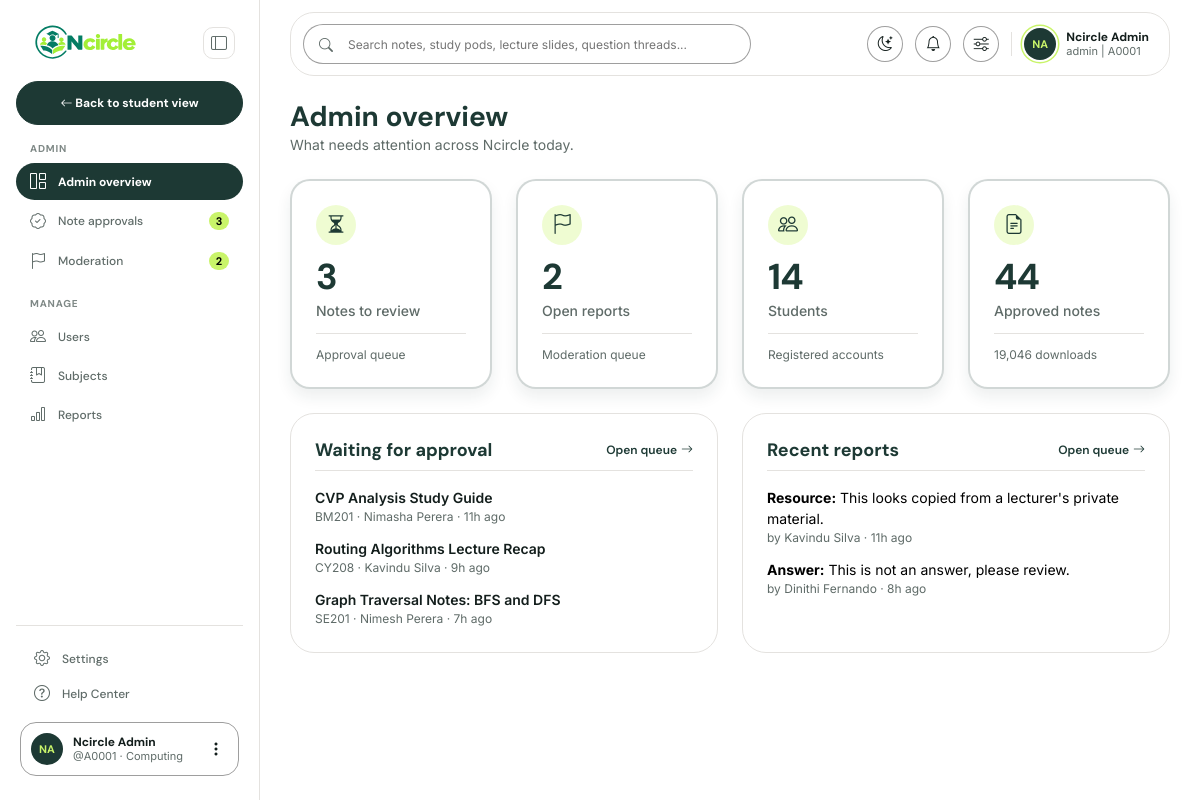
The page /admin (signed in) on the database its author committed.
### tables this page shows
CREATE TABLE users (
    id INT UNSIGNED AUTO_INCREMENT PRIMARY KEY,
    name VARCHAR(100) NOT NULL,
    username VARCHAR(60) NOT NULL UNIQUE,
    student_id VARCHAR(20) NOT NULL UNIQUE,
    email VARCHAR(120) NOT NULL UNIQUE,
    faculty VARCHAR(30) NOT NULL,
    academic_year TINYINT UNSIGNED NOT NULL DEFAULT 1,
    bio VARCHAR(500) NULL,
    avatar VARCHAR(80) NULL,
    skills VARCHAR(255) NULL,
    open_to_help TINYINT(1) NOT NULL DEFAULT 1,
    listed_in_directory TINYINT(1) NOT NULL DEFAULT 1,
    password_hash VARCHAR(255) NOT NULL,
    role ENUM('student','admin') NOT NULL DEFAULT 'student',
    status ENUM('active','blocked') NOT NULL DEFAULT 'active',
    weekly_goal_minutes SMALLINT UNSIGNED NOT NULL DEFAULT 600,
    email_verified_at DATETIME NULL,
    last_seen_at DATETIME NULL,
    created_at DATETIME NOT NULL DEFAULT CURRENT_TIMESTAMP
);

CREATE TABLE resources (
    id INT UNSIGNED AUTO_INCREMENT PRIMARY KEY,
    user_id INT UNSIGNED NOT NULL,
    subject_id INT UNSIGNED NOT NULL,
    category_id INT UNSIGNED NOT NULL,
    title VARCHAR(160) NOT NULL,
    description TEXT NOT NULL,
    file_path VARCHAR(255) NOT NULL,
    original_name VARCHAR(255) NOT NULL,
    file_type VARCHAR(10) NOT NULL,
    file_size INT UNSIGNED NOT NULL DEFAULT 0,
    pages SMALLINT UNSIGNED NULL,
    status ENUM('pending','approved','rejected') NOT NULL DEFAULT 'pending',
    reject_reason VARCHAR(255) NULL,
    downloads_count INT UNSIGNED NOT NULL DEFAULT 0,
    reviewed_by INT UNSIGNED NULL,
    reviewed_at DATETIME NULL,
    created_at DATETIME NOT NULL DEFAULT CURRENT_TIMESTAMP,
    FOREIGN KEY (user_id) REFERENCES users(id) ON DELETE CASCADE,
    FOREIGN KEY (subject_id) REFERENCES subjects(id),
    FOREIGN KEY (category_id) REFERENCES categories(id),
    FOREIGN KEY (reviewed_by) REFERENCES users(id) ON DELETE SET NULL,
    INDEX idx_resources_status (status, created_at),
    FULLTEXT INDEX ft_resources (title, description)
);

CREATE TABLE subjects (
    id INT UNSIGNED AUTO_INCREMENT PRIMARY KEY,
    code VARCHAR(12) NOT NULL UNIQUE,
    name VARCHAR(100) NOT NULL,
    faculty VARCHAR(30) NOT NULL,
    year TINYINT UNSIGNED NOT NULL DEFAULT 1,
    is_active TINYINT(1) NOT NULL DEFAULT 1
);

CREATE TABLE reports (
    id INT UNSIGNED AUTO_INCREMENT PRIMARY KEY,
    reporter_id INT UNSIGNED NOT NULL,
    target_type ENUM('resource','question','answer','comment','help_request','group_post') NOT NULL,
    target_id INT UNSIGNED NOT NULL,
    reason VARCHAR(255) NOT NULL,
    status ENUM('open','resolved','dismissed') NOT NULL DEFAULT 'open',
    resolved_by INT UNSIGNED NULL,
    resolved_at DATETIME NULL,
    created_at DATETIME NOT NULL DEFAULT CURRENT_TIMESTAMP,
    FOREIGN KEY (reporter_id) REFERENCES users(id) ON DELETE CASCADE,
    FOREIGN KEY (resolved_by) REFERENCES users(id) ON DELETE SET NULL,
    UNIQUE KEY uniq_report (reporter_id, target_type, target_id)
);

### views/admin/dashboard.php (the view, shortened to what the rows shown need)
<?= component("page-header", ["title" => "Admin overview", "subtitle" => "What needs attention across Ncircle today."]) ?>
<div class="dash-split">
    <section class="sc-panel sc-panel--tight" aria-labelledby="queue-title">
        <header class="sc-panel__head">
            <h2 class="sc-panel__title" id="queue-title">Waiting for approval</h2>
        </header>
        <?php if ($pending): ?>
            <ul class="admin-list">
                <?php foreach ($pending as $note): ?>
                    <li><a href="<?= e(url("/resources/" . (int) $note["id"])) ?>"><?= e($note["title"]) ?></a><span><?= e($note["subject"]) ?> &middot; <?= e($note["uploader"]) ?> &middot; <?= e(time_ago($note["created_at"])) ?></span></li>
                <?php endforeach; ?>
            </ul>
        <?php else: ?>
            <?= component("empty-state", ["icon" => "check2-circle", "title" => "Queue is clear"]) ?>
        <?php endif; ?>
    </section>
    <section class="sc-panel sc-panel--tight" aria-labelledby="flags-title">
        <header class="sc-panel__head">
            <h2 class="sc-panel__title" id="flags-title">Recent reports</h2>
        </header>
        <?php if ($reports): ?>
            <ul class="admin-list">
                <?php foreach ($reports as $report): ?>
                    <li><strong><?= e(ucfirst(str_replace("_", " ", $report["target_type"]))) ?>:</strong> <?= e(mb_strimwidth($report["reason"], 0, 80, "…")) ?><span>by <?= e($report["reporter"]) ?> &middot; <?= e(time_ago($report["created_at"])) ?></span></li>
                <?php endforeach; ?>
            </ul>
        <?php else: ?>
            <?= component("empty-state", ["icon" => "check2-circle", "title" => "No open reports"]) ?>
        <?php endif; ?>
    </section>
</div>

### views/partials/sidebar.php (shortened to what the rows shown need)
<?php
$user = Auth::user();
?>
<aside class="sc-sidebar offcanvas-lg offcanvas-start" tabindex="-1" id="scSidebar" aria-label="Main menu">
    <div class="sc-sidebar__inner">
        <div class="sc-sidebar__foot">
            <div class="sc-user-widget">
                <a class="sc-user-widget__text" href="<?= e(url("/profile")) ?>">
                    <strong><?= e($user["name"]) ?></strong>
                    <small>@<?= e($user["student_id"]) ?> &middot; <?= e($user["faculty"]) ?></small>
                </a>
            </div>
        </div>
    </div>
</aside>

### views/partials/navbar-app.php (shortened to what the rows shown need)
<?php
$user = Auth::user();
?>
<header class="sc-topbar-wrap">
    <div class="sc-topbar">
        <div class="sc-topbar__actions">
            <a class="sc-topbar__profile" href="<?= e(url("/profile")) ?>">
                <span class="sc-topbar__who">
                    <strong><?= e($user["name"]) ?></strong>
                    <small><?= e($user["username"]) ?> | <?= e($user["student_id"]) ?></small>
                </span>
            </a>
        </div>
    </div>
</header>

### rows shown on the page
users: name "Ncircle Admin", student "A0001", faculty "Computing", username "admin"
resources: title "CVP Analysis Study Guide", subject.code "BM201", user.name "Nimasha Perera", created_at "11h ago"
resources: title "Routing Algorithms Lecture Recap", subject.code "CY208", user.name "Kavindu Silva", created_at "9h ago"
resources: title "Graph Traversal Notes: BFS and DFS", subject.code "SE201", user.name "Nimesh Perera", created_at "7h ago"
reports: target_type "Resource", reason "This looks copied from a lecturer's private material.", reporter.name "Kavindu Silva", created_at "11h ago"
reports: target_type "Answer", reason "This is not an answer, please review.", reporter.name "Dinithi Fernando", created_at "8h ago"

### other values the page prints
$inner "Back to student view"
$heading "ADMIN"
$label "Admin overview"
$label "Note approvals"
$count "3"
$label "Moderation"
$count "2"
$heading "MANAGE"
$label "Users"
$label "Subjects"
$label "Reports"
initials($name) "NA NA"
$title "Admin overview"
$subtitle "What needs attention across Ncircle today."
$shown "3 2 14 44"
